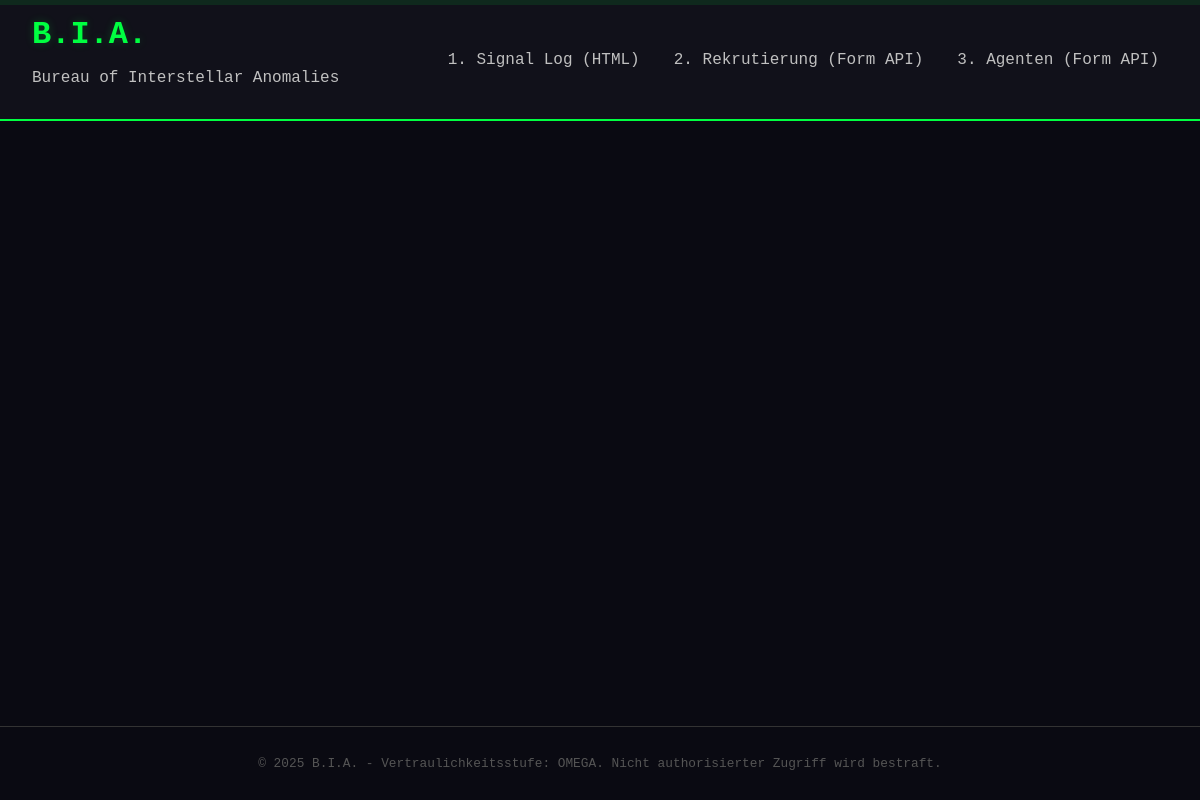
The app's page /forms/artifacts-list/, older data.
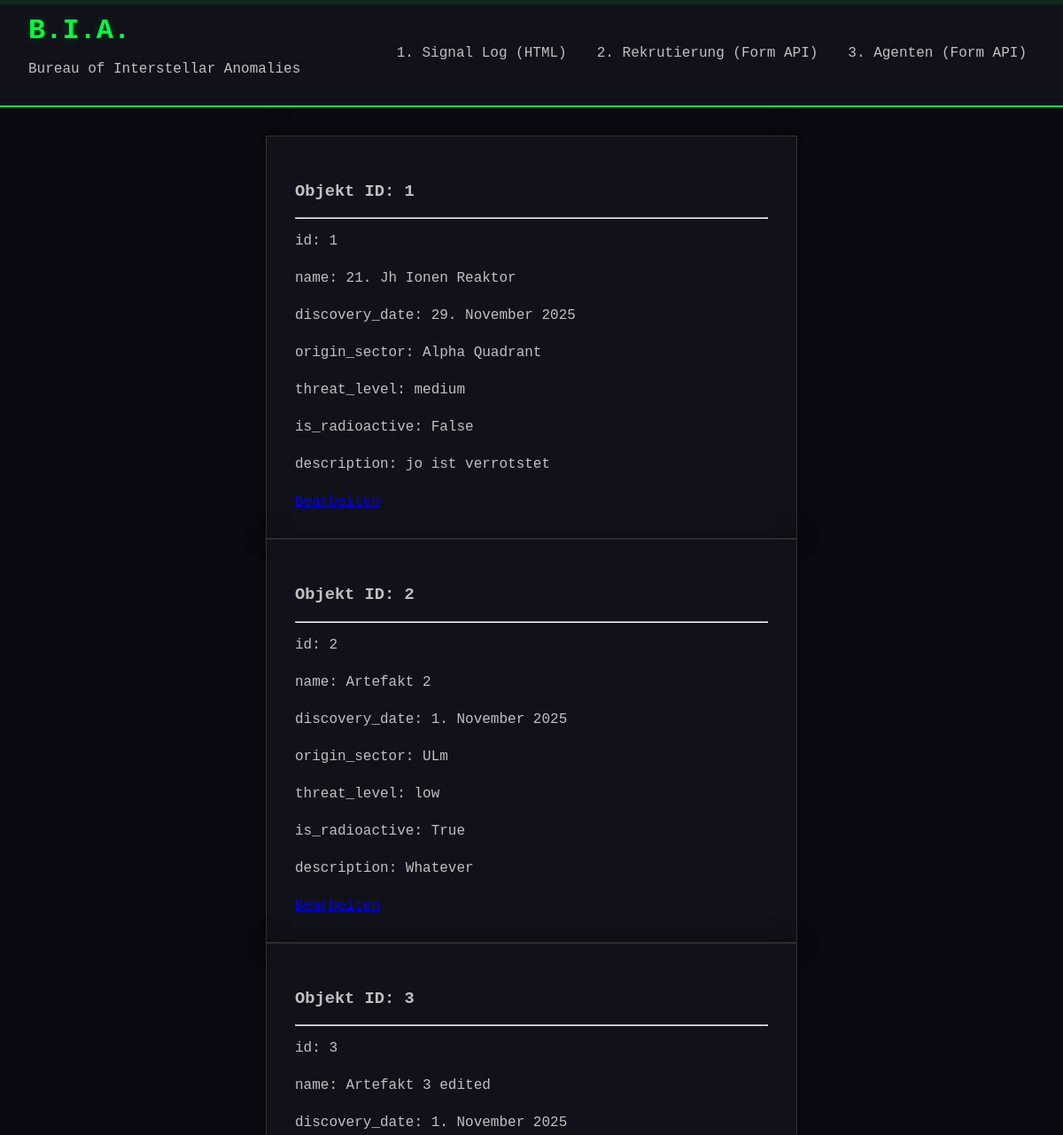
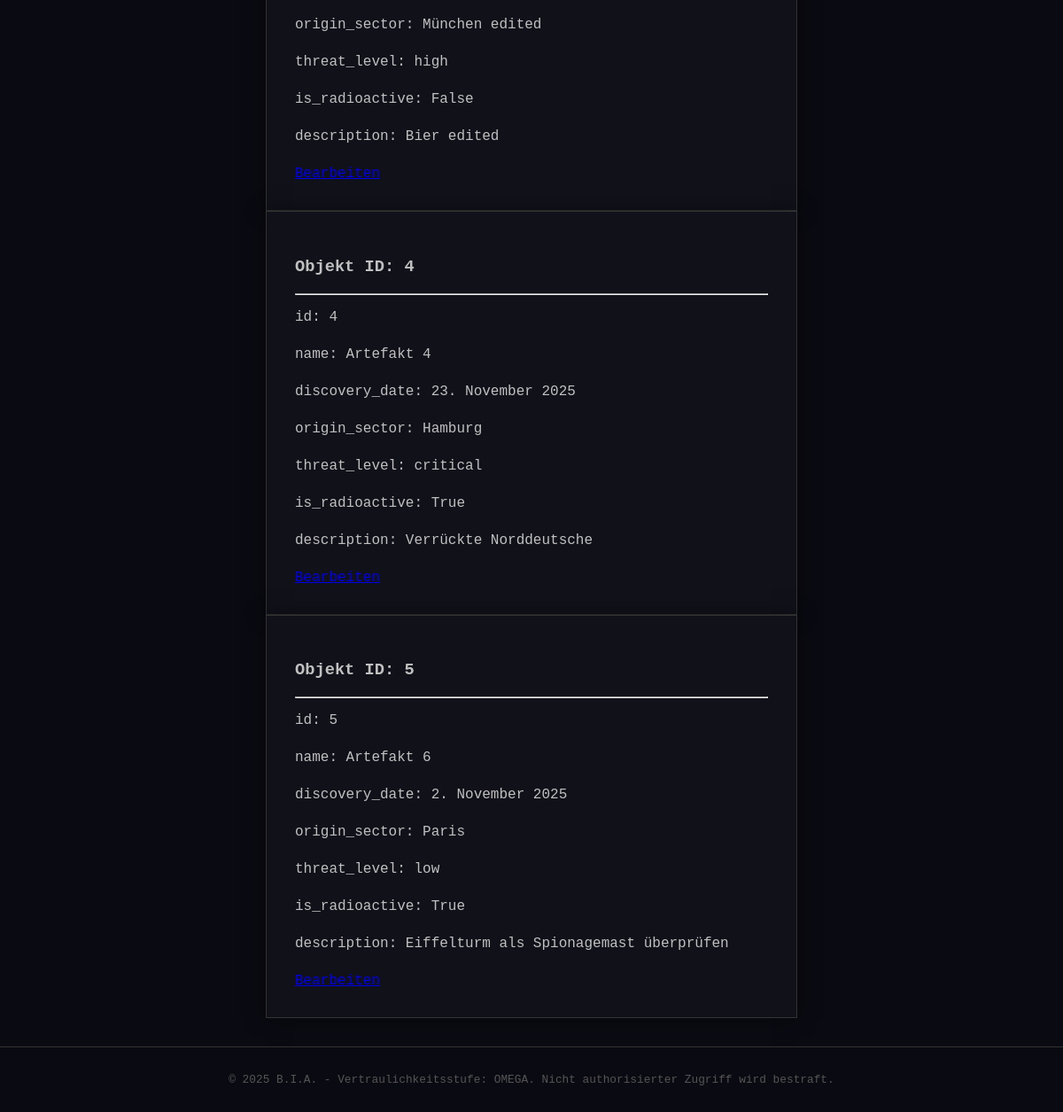
The same page, newer data (2 pictures, top to bottom).
### bia_forms/models.py (models this page shows, shortened)
class Artifact(models.Model):
    THREAT_LEVELS = [
        ('low', 'Niedrig (Sicher)'),
        ('medium', 'Mittel (Vorsicht geboten)'),
        ('high', 'Hoch (Eindämmung erforderlich)'),
        ('critical', 'Kritisch (Weltuntergangsszenario)'),
    ]
    name = models.CharField(max_length=100, verbose_name="Artefakt-Bezeichnung")
    discovery_date = models.DateField(verbose_name="Funddatum")
    origin_sector = models.CharField(max_length=50, verbose_name="Ursprungssektor")
    threat_level = models.CharField(max_length=10, choices=THREAT_LEVELS, default='medium', verbose_name="Bedrohungsstufe")
    is_radioactive = models.BooleanField(default=False, verbose_name="Strahlung aktiv?")
    description = models.TextField(verbose_name="Beschreibung der Anomalie")

### bia_forms/views.py (the view)
def artifacts_list(request):
    artifacts = Artifact.objects.values()
    return render(request, 'bia_forms/artifacts_list.html', {'artifacts': artifacts})

### bia_forms/templates/bia_forms/artifacts_list.html
{% extends "base.html" %}
{% block content %}
{% for artifact in artifacts %}
    <section class="retro-form">
        <h3>Objekt ID: {{ artifact.id }}</h3>
        <hr>
        {% for key, value in artifact.items %}
            <p>{{ key }}: {{ value }}</p>
        {% endfor %}
        <a href="{% url "bia_forms:artifact-edit" artifact.id %}">Bearbeiten</a>
    </section>
{% endfor %}
{% endblock content %}

### templates/base.html (shortened to what this page needs)
{% load static %}
<!DOCTYPE html>
<html lang="de">
<head>
    <link rel="stylesheet" href="{% static 'bia_forms/css/styles.css' %}">
</head>
<body>
    {% include 'partials/_header.html' %}
    <main class="container">
        <div class="content-wrapper">
            {% block content %}{% endblock %}
        </div>
    </main>
    {% include 'partials/_footer.html' %}
</body>
</html>

### templates/partials/_header.html (shortened to what this page needs)
<header>
    <div class="logo-area">
        <h1>B.I.A.</h1>
        <p>Bureau of Interstellar Anomalies</p>
    </div>
    <nav>
        <ul>
            <li><a href="{% url 'bia_forms:signal-log' %}">1. Signal Log (HTML)</a></li>
            <li><a href="{% url 'bia_forms:agent-recruit' %}">2. Rekrutierung (Form API)</a></li>
            <li><a href="{% url 'bia_forms:agent-list' %}">3. Agenten (Form API)</a></li>
        </ul>
    </nav>
</header>

### templates/partials/_footer.html
<footer>
    <p>&copy; 2025 B.I.A. - Vertraulichkeitsstufe: OMEGA. Nicht authorisierter Zugriff wird bestraft.</p>
</footer>

### bia_forms/static/bia_forms/css/styles.css (style rules this page uses)
:root { --bg-color: #0a0a12; --panel-color: #11111a; --text-main: #c0c0c0; --accent-green: #00ff41; --accent-amber: #ffb000; --accent-red: #ff3333; --border-glow: 0 0 10px rgba(0, 255, 65, 0.2); --font-stack: 'Courier New', Courier, monospace; }
body { background-color: var(--bg-color); color: var(--text-main); font-family: var(--font-stack); margin: 0; display: flex; flex-direction: column; min-height: 100vh; }
.container { flex: 1; display: flex; justify-content: center; padding: 2rem; }
.content-wrapper { width: 100%; max-width: 600px; }
header { background: var(--panel-color); border-bottom: 2px solid var(--accent-green); padding: 1rem 2rem; display: flex; justify-content: space-between; align-items: center; flex-wrap: wrap; }
header h1 { color: var(--accent-green); margin: 0; text-shadow: var(--border-glow); }
nav ul { list-style: none; display: flex; gap: 1rem; padding: 0; }
nav a { color: var(--text-main); text-decoration: none; padding: 0.5rem; border: 1px solid transparent; transition: all 0.3s; }
.retro-form { background: var(--panel-color); padding: 2rem; border: 1px solid #333; box-shadow: 0 0 20px rgba(0,0,0,0.5); }
footer { text-align: center; padding: 1rem; border-top: 1px solid #333; font-size: 0.8rem; color: #555; margin-top: auto; }
.retro-form p { margin-bottom: 1.5rem; }

Row changes from the older to the newer data that the page shows:
added Artifact: id "1", artifact "id" "name" "discovery_date" "origin_sector" "threat_level" "is_radioactive" "description", artifact "1" "21. Jh Ionen Reaktor" "29. November 2025" "Alpha Quadrant" "medium" "False" "jo ist verrotstet"
added Artifact: id "2", artifact "id" "name" "discovery_date" "origin_sector" "threat_level" "is_radioactive" "description", artifact "2" "Artefakt 2" "1. November 2025" "ULm" "low" "True" "Whatever"
added Artifact: id "3", artifact "id" "name" "discovery_date" "origin_sector" "threat_level" "is_radioactive" "description", artifact "3" "Artefakt 3 edited" "1. November 2025" "München edited" "high" "False" "Bier edited"
added Artifact: id "4", artifact "id" "name" "discovery_date" "origin_sector" "threat_level" "is_radioactive" "description", artifact "4" "Artefakt 4" "23. November 2025" "Hamburg" "critical" "True" "Verrückte Norddeutsche"
added Artifact: id "5", artifact "id" "name" "discovery_date" "origin_sector" "threat_level" "is_radioactive" "description", artifact "5" "Artefakt 6" "2. November 2025" "Paris" "low" "True" "Eiffelturm als Spionagemast überprüfen"
